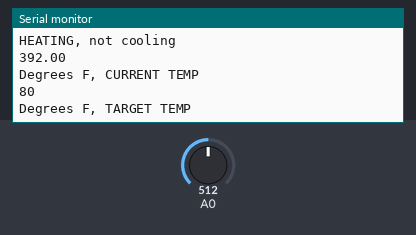
The sketch below on a simulated Arduino Uno, built with avr-gcc and run on an emulated ATmega328P. Parts: the last lines printed to the serial monitor. Inputs (shaded band) come from the test bench; at power-on: A0 = 512.

Above: at 8.8 s.
8.9 s: A0 set to 179
At 10.8 s:
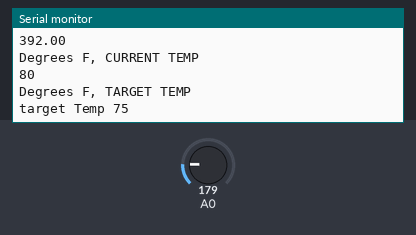
16.9 s: A0 set to 166
At 22.4 s:
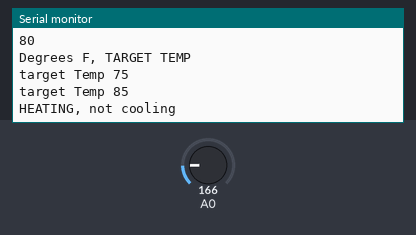
Timing chart, 0 to 23.9 s (numbered marks = the images above; inputs shaded):
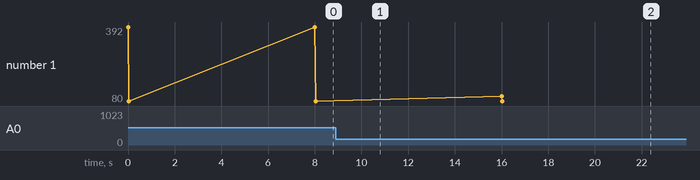

Measured:
- the behaviour switches between 167 and 166 on A0 (found by bisection; images 1 and 2)

The sketch:

build_10_make_it_better_.ino
```cpp
/*     ---------------------------------------------------------
 *     |  Arduino Experimentation Kit Example Code             |
 *     |  CIRC-10 .: Temperature :. (TMP36 Temperature Sensor) |
 *     ---------------------------------------------------------
 *
 *  A simple program to output the current temperature to the IDE's debug window
 *
 *  For more details on this circuit: http://tinyurl.com/c89tvd
 */

//TMP36 Pin Variables
int temperaturePin = 0;
const int ledPins[ ] = {6,7};
const int buttonPins[ ] = {0,1};


void setup()
{
  Serial.begin(9600);  //Start the serial connection with the copmuter
                       //to view the result open the serial monitor
                       //last button beneath the file bar (looks like a box with an antenae)
  pinMode(ledPins[6],OUTPUT);
  pinMode(ledPins[7],OUTPUT);
  pinMode(buttonPins[0], INPUT);
  pinMode(buttonPins[1], INPUT);

}

void loop()
{
 float temperature = getVoltage(temperaturePin);
 temperature = (((temperature - .5) * 100) * 1.8) + 32;


 int heating = false;
 int cooling = false;

 int targetTemp = 80;
 int x = 0;


 Serial.println(temperature);
 Serial.println("Degrees F, CURRENT TEMP");
 Serial.println(targetTemp);
 Serial.println("Degrees F, TARGET TEMP");
 delay(2000);


 int buttonState0 = digitalRead(buttonPins[0]);
 int buttonState1 = digitalRead(buttonPins[1]);


/*
  if (buttonState1 == LOW) {
    for (x=0; x < 100; x = x + 2) {
   digitalWrite(ledPins[0], HIGH);
   digitalWrite(ledPins[1], LOW);
    }
}
else {
   digitalWrite(ledPins[0], LOW);

}


 if (buttonState0 == LOW) {
  x = x+1;
  for (x=1; x < 100; x = x + 2) {
     digitalWrite(ledPins[1], HIGH);
     digitalWrite(ledPins[0], LOW);
  }
}
else {
     digitalWrite(ledPins[1], LOW);
}
*/

  if (buttonState1 == LOW) {
    targetTemp = 75;
    Serial.println("target Temp 75");
    delay(2000);
  }


  if (buttonState0 == LOW) {
    targetTemp = 85;
    Serial.println("target Temp 85");
    delay(2000);
  }


if (temperature < targetTemp -3) {
  cooling = true;
  heating = false;
  Serial.println("COOLING, not heating");
  delay(2000);
}
 else if (targetTemp + 3 < temperature) {
  cooling = false;
  heating = true;
  Serial.println("HEATING, not cooling");
  delay(2000);
 }
 else {
  cooling = false;
  heating = false;
  Serial.println("no heating or cooling");
  delay(2000);
 }


  if (cooling == true) {
    digitalWrite(ledPins[0], HIGH);
  }
  else {
    digitalWrite(ledPins[0], LOW);
  }


  if (heating == true) {
    digitalWrite(ledPins[1], HIGH);
  }
  else {
    digitalWrite(ledPins[1], LOW);
  }

}


float getVoltage(int pin){
 return (analogRead(pin) * .004882814); //converting from a 0 to 1023 digital range
                                        // to 0 to 5 volts (each 1 reading equals ~ 5 millivolts
}
```
